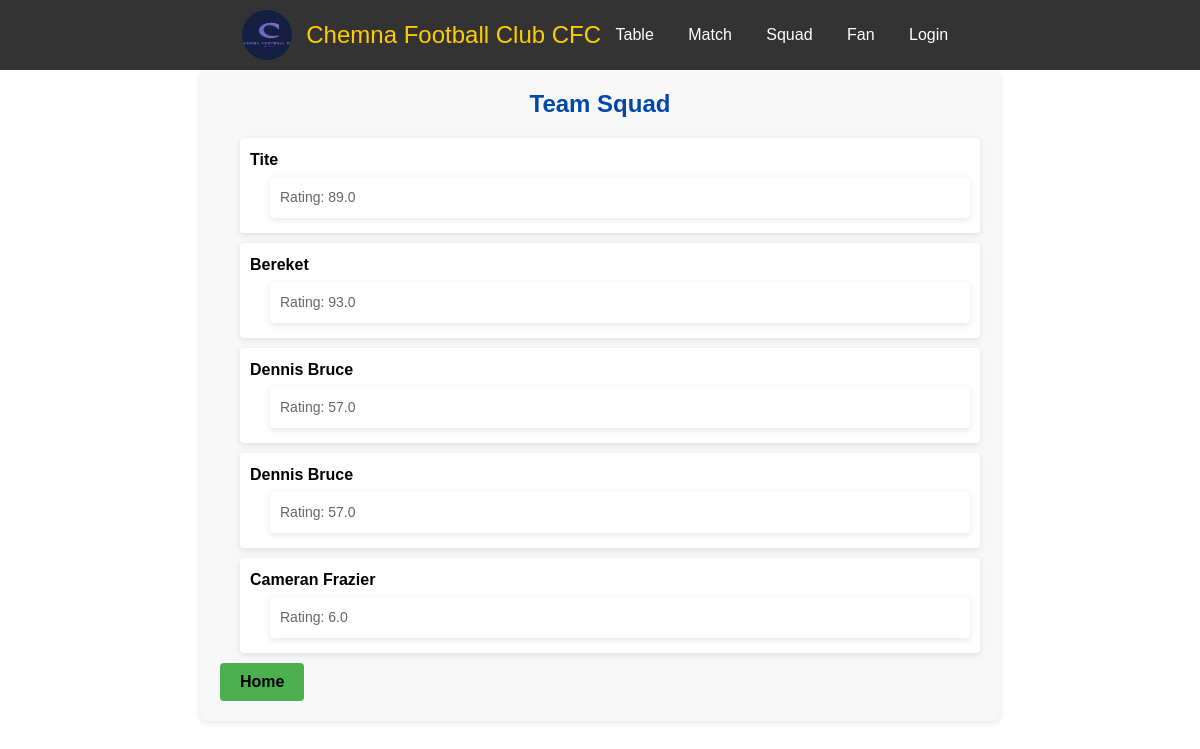
/squad, run on the app's committed database.
### chemnaFC/models.py (models this page shows, shortened)
class Squad(models.Model):
    pname = models.CharField(max_length=100)
    page = models.IntegerField()
    pposition = models.ManyToManyField(Position)
    prating = models.FloatField()

### chemnaFC/views.py (the view)
# urls.py: path("squad",views.squad, name ="squad_page"),
def squad(request):
    squad = Squad.objects.all()
    return render(request , "chemnaFC/squad.html",{"squad":squad})

### chemnaFC/templates/chemnaFC/squad.html (shortened to what this page needs)
{% extends "base.html" %}
{% block content %}
<header>
{% include "chemnaFC/header/header.html" %}
</header>
<div class="team-squad">
  <h3>Team Squad</h3>
  <ul type="none">
    {% for player in squad %}
      <li>
        <a href="{% url 'players_information' player.pname %}">{{ player.pname|title }}</a>
        <ul>
          <li>Rating: {{ player.prating }}</li>
        </ul>
      </li>
    {% endfor %}
  </ul>
  <a class="home-link" href="{% url 'index_page' %}">Home</a>
</div>
{% endblock %}

### chemnaFC/templates/chemnaFC/header/header.html (style rules this page uses)
* { margin: 0; padding: 0; box-sizing: border-box; }

### chemnaFC/templates/chemnaFC/squad.html (style rules this page uses)
.home-link { display: inline-block; padding: 10px 20px; background-color: #4CAF50; color: white; border: none; border-radius: 4px; cursor: pointer; text-decoration: none; transition: background-color 0.2s ease-in-out; }
.team-squad { max-width: 800px; margin: 0 auto; padding: 20px; background-color: #f8f8f8; border-radius: 8px; box-shadow: 0 2px 6px rgba(0, 0, 0, 0.1); font-family: Arial, sans-serif; }
.team-squad h3 { color: #0047ab; text-align: center; margin-top: 0; margin-bottom: 20px; font-size: 24px; }
.team-squad ul { padding-left: 20px; margin: 0; }
.team-squad li { margin-bottom: 10px; line-height: 1.5; background-color: #fff; padding: 10px; border-radius: 4px; box-shadow: 0 2px 6px rgba(0, 0, 0, 0.1); transition: transform 0.2s ease-in-out; }
.team-squad a { text-decoration: none; color: #000000; font-weight: bold; transition: color 0.2s ease-in-out; }
.team-squad ul ul { list-style: none; margin-top: 5px; padding-left: 20px; }
.team-squad ul ul li { margin-bottom: 5px; font-size: 14px; color: #666666; }

### data on the page
Squad: pname "Tite", prating "89.0"
Squad: pname "Bereket", prating "93.0"
Squad: pname "Dennis Bruce", prating "57.0"
Squad: pname "Dennis Bruce", prating "57.0"
Squad: pname "Cameran Frazier", prating "6.0"
